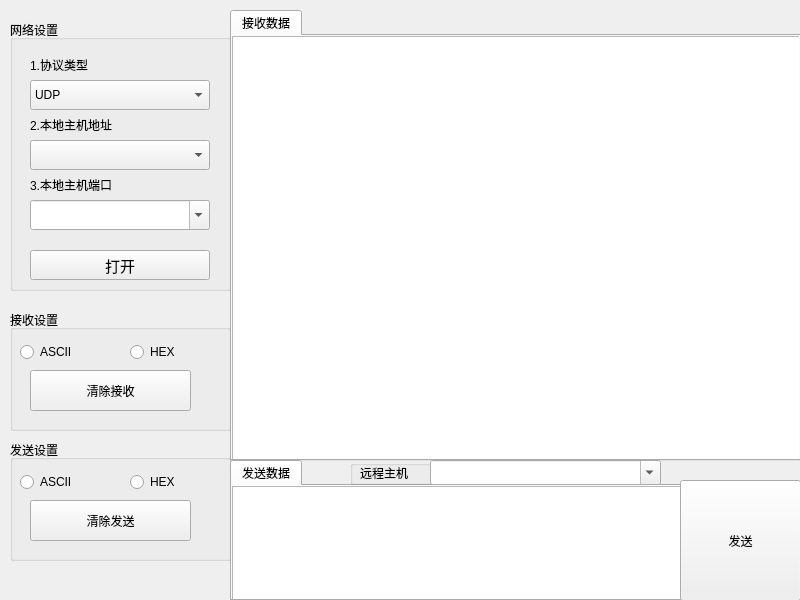
<?xml version="1.0" encoding="UTF-8"?>
<ui version="4.0">
 <class>MainWindow</class>
 <widget class="QMainWindow" name="MainWindow">
  <property name="geometry">
   <rect>
    <x>0</x>
    <y>0</y>
    <width>800</width>
    <height>600</height>
   </rect>
  </property>
  <property name="windowTitle">
   <string>网络调试助手 1.5</string>
  </property>
  <property name="windowIcon">
   <iconset resource="iconfile.qrc">
    <normaloff>:/images/network.ico</normaloff>:/images/network.ico</iconset>
  </property>
  <widget class="QWidget" name="centralwidget">
   <widget class="QGroupBox" name="groupBox">
    <property name="geometry">
     <rect>
      <x>10</x>
      <y>20</y>
      <width>221</width>
      <height>271</height>
     </rect>
    </property>
    <property name="title">
     <string>网络设置</string>
    </property>
    <widget class="QComboBox" name="comboBox_type">
     <property name="geometry">
      <rect>
       <x>20</x>
       <y>60</y>
       <width>180</width>
       <height>30</height>
      </rect>
     </property>
     <item>
      <property name="text">
       <string>UDP</string>
      </property>
     </item>
     <item>
      <property name="text">
       <string>TCP Client</string>
      </property>
     </item>
     <item>
      <property name="text">
       <string>TCP Server</string>
      </property>
     </item>
    </widget>
    <widget class="QLabel" name="label_type">
     <property name="geometry">
      <rect>
       <x>20</x>
       <y>30</y>
       <width>120</width>
       <height>30</height>
      </rect>
     </property>
     <property name="text">
      <string>1.协议类型</string>
     </property>
    </widget>
    <widget class="QLabel" name="label_ip">
     <property name="geometry">
      <rect>
       <x>20</x>
       <y>90</y>
       <width>120</width>
       <height>30</height>
      </rect>
     </property>
     <property name="text">
      <string>2.本地主机地址</string>
     </property>
    </widget>
    <widget class="QComboBox" name="comboBox_ip">
     <property name="geometry">
      <rect>
       <x>20</x>
       <y>120</y>
       <width>180</width>
       <height>30</height>
      </rect>
     </property>
    </widget>
    <widget class="QComboBox" name="comboBox_port">
     <property name="geometry">
      <rect>
       <x>20</x>
       <y>180</y>
       <width>180</width>
       <height>30</height>
      </rect>
     </property>
     <property name="editable">
      <bool>true</bool>
     </property>
    </widget>
    <widget class="QLabel" name="label_port">
     <property name="geometry">
      <rect>
       <x>20</x>
       <y>150</y>
       <width>120</width>
       <height>30</height>
      </rect>
     </property>
     <property name="text">
      <string>3.本地主机端口</string>
     </property>
    </widget>
    <widget class="QPushButton" name="pushButton_open">
     <property name="geometry">
      <rect>
       <x>20</x>
       <y>230</y>
       <width>180</width>
       <height>30</height>
      </rect>
     </property>
     <property name="font">
      <font>
       <pointsize>11</pointsize>
      </font>
     </property>
     <property name="text">
      <string>打开</string>
     </property>
     <property name="icon">
      <iconset resource="iconfile.qrc">
       <normaloff>:/images/ledoff.png</normaloff>
       <normalon>:/images/ledon.png</normalon>:/images/ledoff.png</iconset>
     </property>
     <property name="checkable">
      <bool>true</bool>
     </property>
    </widget>
   </widget>
   <widget class="QGroupBox" name="groupBox_2">
    <property name="geometry">
     <rect>
      <x>10</x>
      <y>310</y>
      <width>221</width>
      <height>121</height>
     </rect>
    </property>
    <property name="title">
     <string>接收设置</string>
    </property>
    <widget class="QRadioButton" name="radioButton_recv_ascii">
     <property name="geometry">
      <rect>
       <x>10</x>
       <y>30</y>
       <width>119</width>
       <height>24</height>
      </rect>
     </property>
     <property name="text">
      <string>ASCII</string>
     </property>
    </widget>
    <widget class="QRadioButton" name="radioButton_recv_hex">
     <property name="geometry">
      <rect>
       <x>120</x>
       <y>30</y>
       <width>119</width>
       <height>24</height>
      </rect>
     </property>
     <property name="text">
      <string>HEX</string>
     </property>
    </widget>
   </widget>
   <widget class="QGroupBox" name="groupBox_3">
    <property name="geometry">
     <rect>
      <x>10</x>
      <y>440</y>
      <width>221</width>
      <height>121</height>
     </rect>
    </property>
    <property name="title">
     <string>发送设置</string>
    </property>
    <widget class="QRadioButton" name="radioButton_send_ascii">
     <property name="geometry">
      <rect>
       <x>10</x>
       <y>30</y>
       <width>119</width>
       <height>24</height>
      </rect>
     </property>
     <property name="text">
      <string>ASCII</string>
     </property>
    </widget>
    <widget class="QRadioButton" name="radioButton_send_hex">
     <property name="geometry">
      <rect>
       <x>120</x>
       <y>30</y>
       <width>119</width>
       <height>24</height>
      </rect>
     </property>
     <property name="text">
      <string>HEX</string>
     </property>
    </widget>
    <widget class="QPushButton" name="pushButton_send_clear">
     <property name="geometry">
      <rect>
       <x>20</x>
       <y>60</y>
       <width>161</width>
       <height>41</height>
      </rect>
     </property>
     <property name="text">
      <string>清除发送</string>
     </property>
    </widget>
   </widget>
   <widget class="QTabWidget" name="tabWidget">
    <property name="geometry">
     <rect>
      <x>230</x>
      <y>10</y>
      <width>571</width>
      <height>451</height>
     </rect>
    </property>
    <property name="currentIndex">
     <number>0</number>
    </property>
    <widget class="QWidget" name="tab">
     <attribute name="title">
      <string>接收数据</string>
     </attribute>
     <widget class="QTextEdit" name="textEdit_recv">
      <property name="geometry">
       <rect>
        <x>0</x>
        <y>0</y>
        <width>581</width>
        <height>425</height>
       </rect>
      </property>
     </widget>
    </widget>
   </widget>
   <widget class="QTabWidget" name="tabWidget_2">
    <property name="geometry">
     <rect>
      <x>230</x>
      <y>460</y>
      <width>455</width>
      <height>141</height>
     </rect>
    </property>
    <property name="currentIndex">
     <number>0</number>
    </property>
    <widget class="QWidget" name="tab_2">
     <attribute name="title">
      <string>发送数据</string>
     </attribute>
     <widget class="QTextEdit" name="textEdit_send">
      <property name="geometry">
       <rect>
        <x>0</x>
        <y>0</y>
        <width>455</width>
        <height>120</height>
       </rect>
      </property>
     </widget>
    </widget>
   </widget>
   <widget class="QPushButton" name="pushButton_send">
    <property name="geometry">
     <rect>
      <x>680</x>
      <y>480</y>
      <width>121</width>
      <height>121</height>
     </rect>
    </property>
    <property name="text">
     <string>发送</string>
    </property>
   </widget>
   <widget class="QGroupBox" name="groupBox_remote">
    <property name="geometry">
     <rect>
      <x>350</x>
      <y>460</y>
      <width>311</width>
      <height>25</height>
     </rect>
    </property>
    <property name="title">
     <string/>
    </property>
    <widget class="QComboBox" name="comboBox_remote">
     <property name="geometry">
      <rect>
       <x>80</x>
       <y>0</y>
       <width>231</width>
       <height>25</height>
      </rect>
     </property>
     <property name="editable">
      <bool>true</bool>
     </property>
    </widget>
    <widget class="QLabel" name="label_remote">
     <property name="geometry">
      <rect>
       <x>10</x>
       <y>3</y>
       <width>69</width>
       <height>19</height>
      </rect>
     </property>
     <property name="text">
      <string>远程主机</string>
     </property>
    </widget>
   </widget>
   <widget class="QPushButton" name="pushButton_recv_clear">
    <property name="geometry">
     <rect>
      <x>30</x>
      <y>370</y>
      <width>161</width>
      <height>41</height>
     </rect>
    </property>
    <property name="text">
     <string>清除接收</string>
    </property>
   </widget>
  </widget>
 </widget>
 <resources>
  <include location="iconfile.qrc"/>
 </resources>
 <connections/>
</ui>
